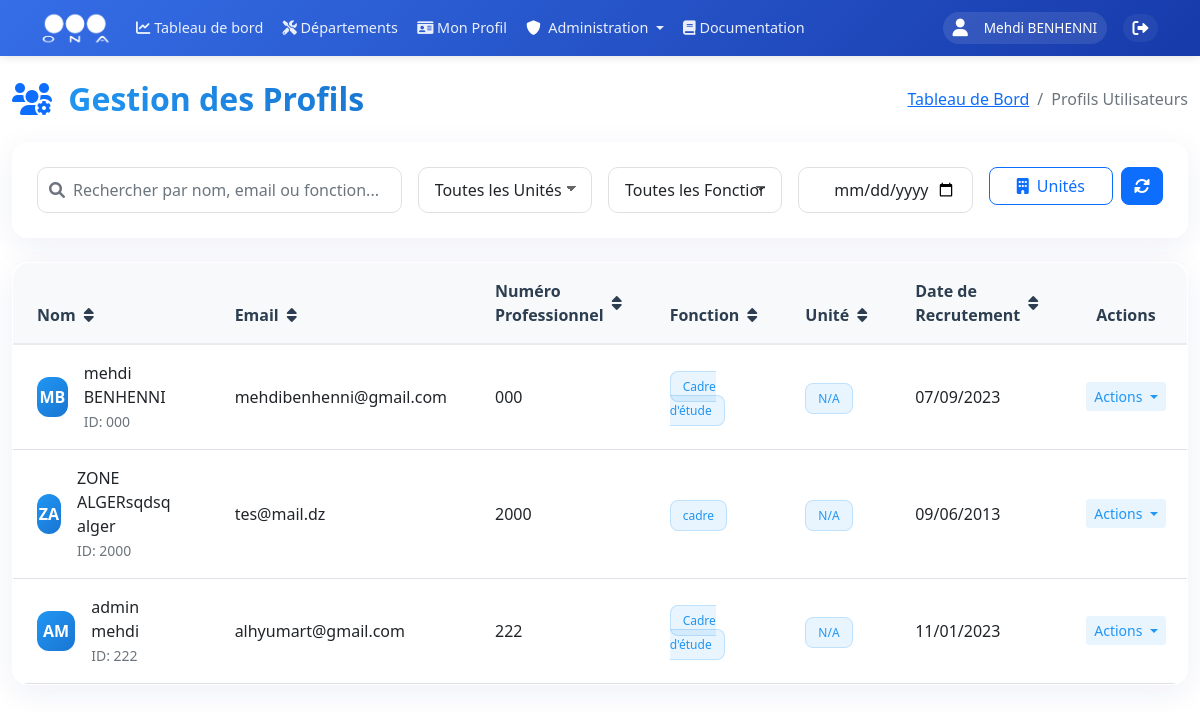
The app's page /admin/profiles (signed in) with its own data.
### models.py (models this page shows, shortened)
class User(UserMixin, db.Model):
    __tablename__ = 'users'
    id = db.Column(db.Integer, primary_key=True)
    username = db.Column(db.String(80), unique=True, nullable=False, index=True)
    nickname = db.Column(db.String(80), index=True)
    email = db.Column(db.String(120), unique=True, nullable=True, index=True)
    password_hash = db.Column(db.String(128))
    role = db.Column(db.String(20), nullable=False, default=UserRole.UTILISATEUR, index=True)
    is_active = db.Column(db.Boolean, default=True, index=True)
    last_login = db.Column(db.DateTime, index=True)
    unit_id = db.Column(db.Integer, db.ForeignKey('units.id', ondelete='SET NULL'), nullable=True, index=True)
    zone_id = db.Column(db.Integer, db.ForeignKey('zones.id', ondelete='SET NULL'), nullable=True, index=True)
    created_at = db.Column(db.DateTime, default=datetime.utcnow, index=True)
    updated_at = db.Column(db.DateTime, default=datetime.utcnow, onupdate=datetime.utcnow, index=True)
    profile = db.relationship('UserProfile', backref='user', uselist=False, lazy=True, cascade='all, delete-orphan')
    incidents = db.relationship('Incident', backref='author', lazy=True)

class UserProfile(db.Model):
    __tablename__ = 'user_profiles'
    id = db.Column(db.Integer, primary_key=True)
    first_name = db.Column(db.String(100), nullable=False, index=True)
    last_name = db.Column(db.String(100), nullable=False, index=True)
    date_of_birth = db.Column(db.Date, nullable=False)
    email = db.Column(db.String(120), unique=True, nullable=False, index=True)
    professional_number = db.Column(db.String(50), unique=True, nullable=False, index=True)
    job_function = db.Column(db.String(100), nullable=False, index=True)
    recruitment_date = db.Column(db.DateTime, nullable=False, index=True)
    phone = db.Column(db.String(20))
    address = db.Column(db.String(200))
    user_id = db.Column(db.Integer, db.ForeignKey('users.id'), nullable=False, index=True)
    created_at = db.Column(db.DateTime, default=datetime.utcnow, index=True)
    updated_at = db.Column(db.DateTime, default=datetime.utcnow, onupdate=datetime.utcnow, index=True)

### routes/profiles.py (the view, shortened to what this page needs)
@profiles.route('/admin/profiles', methods=['GET'], endpoint='admin_profiles')
@login_required
def admin_profiles():
    if current_user.role != 'Admin':
        flash('Vous n\'avez pas la permission d\'accéder à cette page.', 'error')
        return redirect(url_for(PROFILE_VIEW))
    search_query = request.args.get('search', '')
    sort_by = request.args.get('sort_by', 'last_name')
    order = request.args.get('order', 'asc')
    query = UserProfile.query
    if hasattr(UserProfile, sort_by):
        sort_column = getattr(UserProfile, sort_by)
        if order == 'desc':
            sort_column = sort_column.desc()
        query = query.order_by(sort_column)
    profiles = query.all()
    return render_template('profiles/admin_profiles.html', profiles=profiles)

### templates/profiles/admin_profiles.html (shortened to what this page needs)
{% extends "base/base.html" %}
{% block content %}
<div class="container-fluid mt-4">
    <div class="row mb-4">
        <div class="col-12">
            <div class="d-flex justify-content-between align-items-center">
                <h2 class="mb-0">
                    <i class="fas fa-users-gear me-2 text-primary"></i>
                    <span class="gradient-text">Gestion des Profils</span>
                </h2>
                <nav aria-label="breadcrumb">
                    <ol class="breadcrumb mb-0">
                        <li class="breadcrumb-item"><a href="{{ url_for('main_dashboard.dashboard') }}">Tableau de Bord</a></li>
                        <li class="breadcrumb-item active">Profils Utilisateurs</li>
                    </ol>
                </nav>
            </div>
        </div>
    </div>
    <div class="row mb-4">
        <div class="col-12">
            <div class="glass-card">
                <div class="card-body p-4">
                    <div class="row g-3">
                        <div class="col-md-4">
                            <div class="search-wrapper">
                                <i class="fas fa-search search-icon"></i>
                                <input type="text" id="searchInput" class="form-control modern-input"
                                       placeholder="Rechercher par nom, email ou fonction...">
                            </div>
                        </div>
                        <div class="col-md-2">
                            <select class="form-select modern-select" id="unitFilter">
                                <option value="">Toutes les Unités</option>
                            </select>
                        </div>
                        <div class="col-md-2">
                            <select class="form-select modern-select" id="jobFilter">
                                <option value="">Toutes les Fonctions</option>
                            </select>
                        </div>
                        <div class="col-md-2">
                            <input type="date" class="form-control modern-input" id="dateFilter" placeholder="Date de Recrutement">
                        </div>
                        <div class="col-md-2">
                            <div class="d-flex gap-2">
                                <a href="{{ url_for('units.manage_units') }}" class="btn btn-outline-primary modern-btn flex-grow-1">
                                    <i class="fas fa-building me-1"></i> Unités
                                </a>
                                <button class="btn btn-primary modern-btn" onclick="refreshTable()" id="refreshBtn">
                                    <i class="fas fa-sync-alt"></i>
                                </button>
                            </div>
                        </div>
                    </div>
                </div>
            </div>
        </div>
    </div>
    <div class="row">
        <div class="col-12">
            <div class="glass-card">
                <div class="card-body p-0">
                    <div class="table-responsive modern-table">
                        <table class="table table-hover align-middle mb-0" id="profilesTable">
                            <thead>
                                <tr>
                                    <th class="px-4 py-3" onclick="sortTable(0)">
                                        <div class="d-flex align-items-center">
                                            Nom <i class="fas fa-sort ms-2"></i>
                                        </div>
                                    </th>
                                    <th class="px-4 py-3" onclick="sortTable(1)">
                                        <div class="d-flex align-items-center">
                                            Email <i class="fas fa-sort ms-2"></i>
                                        </div>
                                    </th>
                                    <th class="px-4 py-3" onclick="sortTable(2)">
                                        <div class="d-flex align-items-center">
                                            Numéro Professionnel <i class="fas fa-sort ms-2"></i>
                                        </div>
                                    </th>
                                    <th class="px-4 py-3" onclick="sortTable(3)">
                                        <div class="d-flex align-items-center">
                                            Fonction <i class="fas fa-sort ms-2"></i>
                                        </div>
                                    </th>
                                    <th class="px-4 py-3" onclick="sortTable(4)">
                                        <div class="d-flex align-items-center">
                                            Unité <i class="fas fa-sort ms-2"></i>
                                        </div>
                                    </th>
                                    <th class="px-4 py-3" onclick="sortTable(5)">
                                        <div class="d-flex align-items-center">
                                            Date de Recrutement <i class="fas fa-sort ms-2"></i>
                                        </div>
                                    </th>
                                    <th class="px-4 py-3 text-center">Actions</th>
                                </tr>
                            </thead>
                            <tbody>
                                {% for profile in profiles %}
                                <tr class="border-bottom">
                                    <td class="px-4 py-3">
                                        <div class="d-flex align-items-center">
                                            <div class="modern-avatar">
                                                {{ profile.first_name[0] }}{{ profile.last_name[0] }}
                                            </div>
                                            <div class="ms-3">
                                                <div class="fw-semibold">{{ profile.first_name }} {{ profile.last_name }}</div>
                                                <small class="text-muted">ID: {{ profile.professional_number }}</small>
                                            </div>
                                        </div>
                                    </td>
                                    <td class="px-4 py-3">{{ profile.email }}</td>
                                    <td class="px-4 py-3">{{ profile.professional_number }}</td>
                                    <td class="px-4 py-3">
                                        <span class="modern-badge">
                                            {{ profile.job_function }}
                                        </span>
                                    </td>
                                    <td class="px-4 py-3">
                                        <span class="modern-badge-primary">
                                            {{ profile.user.unit.name if profile.user.unit else 'N/A' }}
                                        </span>
                                    </td>
                                    <td class="px-4 py-3">{{ profile.recruitment_date.strftime('%d/%m/%Y') }}</td>
                                    <td class="px-4 py-3 text-center">
                                        <div class="dropdown">
                                            <button class="btn btn-sm btn-light-primary dropdown-toggle" type="button" data-bs-toggle="dropdown">
                                                Actions
                                            </button>
                                        </div>
                                    </td>
                                </tr>
                                {% endfor %}
                            </tbody>
                        </table>
                    </div>
                </div>
            </div>
        </div>
    </div>
</div>
{% endblock %}

### templates/base/base.html (shortened to what this page needs)
<!DOCTYPE html>
<html lang="fr" dir="ltr">
<head>
    <link href="https://cdn.jsdelivr.net/npm/bootstrap@5.1.3/dist/css/bootstrap.min.css" rel="stylesheet">
    <link href="https://cdnjs.cloudflare.com/ajax/libs/font-awesome/6.0.0/css/all.min.css" rel="stylesheet">
    <link rel="stylesheet" href="https://unpkg.com/leaflet@1.9.4/dist/leaflet.css" />
    <link rel="stylesheet" href="https://cdn.datatables.net/1.11.5/css/dataTables.bootstrap5.min.css">
</head>
<body>
    <nav class="navbar navbar-expand-lg sticky-top">
        <div class="container">
            <a class="navbar-brand" href="{{ url_for('main_dashboard.dashboard') }}">
                <img src="{{ url_for('static', filename='images/ona_logo.png') }}" alt="ONA">
            </a>
            <div class="collapse navbar-collapse" id="navbarNav">
                <ul class="navbar-nav me-auto mb-2 mb-lg-0">
                    <li class="nav-item">
                        <a class="nav-link" href="{{ url_for('main_dashboard.dashboard') }}">
                            <i class="fas fa-chart-line"></i>
                            <span>Tableau de bord</span>
                        </a>
                    </li>
                    <li class="nav-item">
                        <a class="nav-link" href="{{ url_for('departements') }}">
                            <i class="fas fa-tools"></i>
                            <span>Départements</span>
                        </a>
                    </li>
                    {% if current_user.is_authenticated %}
                    <li class="nav-item">
                        <a class="nav-link" href="{{ url_for('profiles.view_profile') }}">
                            <i class="fas fa-id-card"></i>
                            <span>Mon Profil</span>
                        </a>
                    </li>
                    {% if current_user.role == 'Admin' %}
                    <li class="nav-item dropdown">
                        <a class="nav-link dropdown-toggle" href="#" id="adminDropdown" role="button" data-bs-toggle="dropdown">
                            <i class="fas fa-shield-alt text-white me-1"></i> Administration
                        </a>
                    </li>
                    {% endif %}
                    {% endif %}
                    <li class="nav-item">
                        <a class="nav-link {% if active_page == 'documentation' %}active{% endif %}" href="{{ url_for('documentation.view_documentation') }}">
                            <i class="fas fa-book"></i> Documentation
                        </a>
                    </li>
                </ul>
                <div class="user-section">
                    <div class="d-flex align-items-center">
                        {% if current_user.is_authenticated %}
                            <div class="user-info">
                                <i class="fas fa-user me-2"></i>
                                <span>
                                    {% if current_user.nickname %}
                                        {{ current_user.nickname }}
                                    {% else %}
                                        {{ current_user.username }}
                                    {% endif %}
                                </span>
                            </div>
                            <a href="{{ url_for('auth.logout') }}" class="logout-btn text-white text-decoration-none ms-2" title="Déconnexion">
                                <i class="fas fa-sign-out-alt"></i>
                            </a>
                        {% else %}
                            <a href="{{ url_for('auth.login') }}" class="btn btn-light">Connexion</a>
                        {% endif %}
                    </div>
                </div>
            </div>
        </div>
    </nav>
    {% block content %}{% endblock %}
</body>
</html>

### records on screen
User: nickname "Mehdi BENHENNI"
UserProfile: first_name "M", last_name "B", first_name "mehdi", last_name "BENHENNI", professional_number "000", email "mehdibenhenni@gmail.com", job_function "Cadre d'étude", user.unit "N/A", recruitment_date "07/09/2023"
UserProfile: first_name "Z", last_name "A", first_name "ZONE ALGERsqdsq", last_name "alger", professional_number "2000", email "tes@mail.dz", job_function "cadre", user.unit "N/A", recruitment_date "09/06/2013"
UserProfile: first_name "A", last_name "M", first_name "admin", last_name "mehdi", professional_number "222", email "alhyumart@gmail.com", job_function "Cadre d'étude", user.unit "N/A", recruitment_date "11/01/2023"
